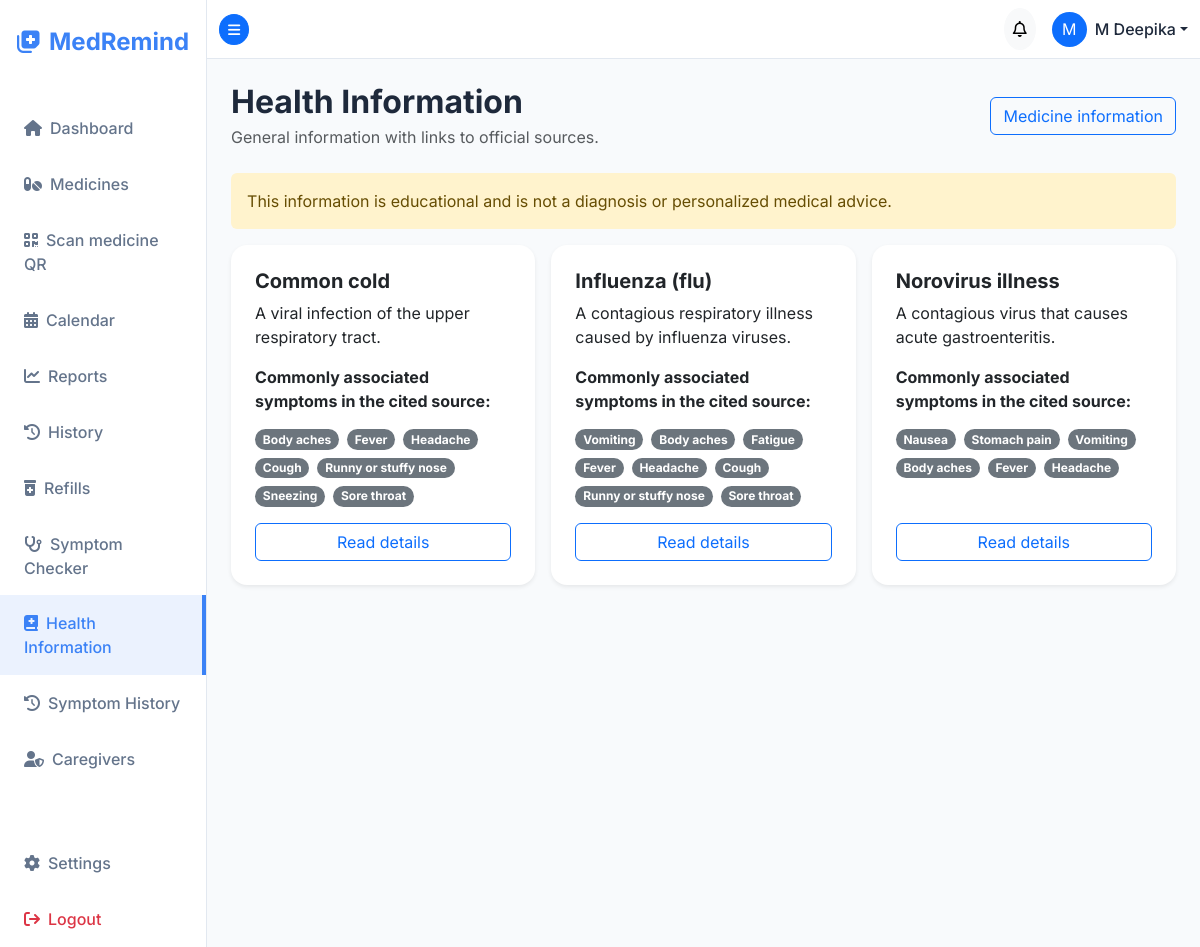
The page /symptoms/health-information/ (signed in) on the database its author committed.
### accounts/models.py (models this page shows, shortened)
class User(AbstractUser):
    username = models.CharField(
        max_length=150,
        unique=True,
        help_text="Required. 150 characters or fewer. Letters, digits, spaces and @/./+/-/_ only.",
        validators=[SpaceAllowedUsernameValidator()],
        error_messages={
            "unique": "A user with that username already exists.",
        },
    )
    phone_number = models.CharField(max_length=20, blank=True, null=True)
    profile_picture = models.ImageField(upload_to='profiles/', blank=True, null=True)
    dark_mode = models.BooleanField(default=False)
    language = models.CharField(max_length=10, default='en')
    time_format = models.CharField(max_length=10, default='12h', choices=[('12h', '12 Hour'), ('24h', '24 Hour')])
    sound_enabled = models.BooleanField(default=True)
    desktop_notifications_enabled = models.BooleanField(default=True)
    email_notifications_enabled = models.BooleanField(default=True)
    sms_notifications_enabled = models.BooleanField(default=False)
    sms_phone_number = models.CharField(max_length=20, blank=True, null=True)

### symptoms/models.py (models this page shows, shortened)
class DiseaseInformation(models.Model):
    name = models.CharField(max_length=150, unique=True)
    description = models.TextField()
    general_information = models.TextField()
    medical_care_guidance = models.TextField()
    symptoms = models.ManyToManyField(
        Symptom,
        through='DiseaseSymptom',
        related_name='disease_information',
    )
    source_name = models.CharField(max_length=150)
    source_url = models.URLField()
    is_active = models.BooleanField(default=True)
    class Meta:
        ordering = ['name']

class Symptom(models.Model):
    name = models.CharField(max_length=100, unique=True)
    description = models.CharField(max_length=255, blank=True)
    category = models.CharField(max_length=50)
    is_active = models.BooleanField(default=True)
    class Meta:
        ordering = ['category', 'name']

### symptoms/views.py (the view)
# urls.py: path('health-information/', views.disease_list, name='disease_list'),
@login_required
def disease_list(request):
    diseases = DiseaseInformation.objects.filter(is_active=True).prefetch_related('symptoms')
    return render(request, 'symptoms/disease_list.html', {'diseases': diseases})

### templates/symptoms/disease_list.html (shortened to what this page needs)
{% extends "base.html" %}
{% block content %}
<div class="d-flex flex-wrap justify-content-between align-items-center gap-3 mb-4">
    <div>
        <h2 class="fw-bold mb-1">Health Information</h2>
        <p class="text-muted mb-0">General information with links to official sources.</p>
    </div>
    <a href="{% url 'symptoms:medicine_information' %}" class="btn btn-outline-primary">Medicine information</a>
</div>
<div class="alert alert-warning border-0" role="note">
    This information is educational and is not a diagnosis or personalized medical advice.
</div>
<div class="row g-3">
    {% for disease in diseases %}
    <div class="col-md-6 col-xl-4">
        <div class="card border-0 p-4 shadow-sm h-100">
            <h3 class="h5 fw-bold">{{ disease.name }}</h3>
            <p>{{ disease.description }}</p>
            <p><strong>Commonly associated symptoms in the cited source:</strong></p>
            <div class="d-flex flex-wrap gap-2 mb-3">
                {% for symptom in disease.symptoms.all %}
                <span class="badge rounded-pill bg-secondary">{{ symptom.name }}</span>
                {% endfor %}
            </div>
            <a href="{% url 'symptoms:disease_detail' disease.pk %}" class="btn btn-outline-primary mt-auto">Read details</a>
        </div>
    </div>
    {% empty %}
    <div class="col-12"><div class="alert alert-info">No health information is available.</div></div>
    {% endfor %}
</div>
{% endblock %}

### templates/base.html (shortened to what this page needs)
<!DOCTYPE html>
{% load static %}
<html lang="en">
<head>
    <link href="https://cdn.jsdelivr.net/npm/bootstrap@5.3.2/dist/css/bootstrap.min.css" rel="stylesheet">
    <link rel="stylesheet" href="https://cdnjs.cloudflare.com/ajax/libs/font-awesome/6.4.2/css/all.min.css">
    <link rel="stylesheet" href="{% static 'css/styles.css' %}">
</head>
<body class="{% if user.is_authenticated and user.dark_mode %}dark-mode{% endif %}">
    {% if user.is_authenticated %}
    <div class="d-flex" id="wrapper">
        <div class="sidebar" id="sidebar-wrapper">
            <div class="sidebar-heading text-center py-4 fs-4 fw-bold text-primary">
                <i class="fa-solid fa-notes-medical me-2"></i>MedRemind
            </div>
            <div class="list-group list-group-flush mt-3">
                <a href="{% url 'dashboard' %}" class="list-group-item list-group-item-action bg-transparent {% if request.resolver_match.url_name == 'dashboard' %}active{% endif %}">
                    <i class="fa-solid fa-house me-2"></i>Dashboard
                </a>
                <a href="{% url 'medicine_list' %}" class="list-group-item list-group-item-action bg-transparent {% if 'medicine' in request.resolver_match.url_name %}active{% endif %}">
                    <i class="fa-solid fa-pills me-2"></i>Medicines
                </a>
                <a href="{% url 'medicine_qr_scanner' %}" class="list-group-item list-group-item-action bg-transparent {% if request.resolver_match.url_name == 'medicine_qr_scanner' %}active{% endif %}">
                    <i class="fa-solid fa-qrcode me-2"></i>Scan medicine QR
                </a>
                <a href="{% url 'calendar' %}" class="list-group-item list-group-item-action bg-transparent {% if request.resolver_match.url_name == 'calendar' %}active{% endif %}">
                    <i class="fa-solid fa-calendar-days me-2"></i>Calendar
                </a>
                <a href="{% url 'reports' %}" class="list-group-item list-group-item-action bg-transparent {% if request.resolver_match.url_name == 'reports' %}active{% endif %}">
                    <i class="fa-solid fa-chart-line me-2"></i>Reports
                </a>
                <a href="{% url 'medicine_history' %}" class="list-group-item list-group-item-action bg-transparent {% if request.resolver_match.url_name == 'medicine_history' %}active{% endif %}">
                    <i class="fa-solid fa-clock-rotate-left me-2"></i>History
                </a>
                <a href="{% url 'refill_tracking' %}" class="list-group-item list-group-item-action bg-transparent {% if request.resolver_match.url_name == 'refill_tracking' %}active{% endif %}">
                    <i class="fa-solid fa-prescription-bottle-medical me-2"></i>Refills
                </a>
                <a href="{% url 'symptoms:checker' %}" class="list-group-item list-group-item-action bg-transparent {% if request.resolver_match.namespace == 'symptoms' and request.resolver_match.url_name == 'checker' %}active{% endif %}">
                    <i class="fa-solid fa-stethoscope me-2"></i>Symptom Checker
                </a>
                <a href="{% url 'symptoms:disease_list' %}" class="list-group-item list-group-item-action bg-transparent {% if request.resolver_match.namespace == 'symptoms' and request.resolver_match.url_name == 'disease_list' or request.resolver_match.url_name == 'disease_detail' or request.resolver_match.url_name == 'medicine_information' %}active{% endif %}">
                    <i class="fa-solid fa-book-medical me-2"></i>Health Information
                </a>
                <a href="{% url 'symptoms:assessment_history' %}" class="list-group-item list-group-item-action bg-transparent ">
                    <i class="fa-solid fa-clock-rotate-left me-2"></i>Symptom History
                </a>
                <a href="{% url 'caregiver_access' %}" class="list-group-item list-group-item-action bg-transparent {% if request.resolver_match.url_name == 'caregiver_access' %}active{% endif %}">
                    <i class="fa-solid fa-user-shield me-2"></i>Caregivers
                </a>
                <a href="{% url 'settings' %}" class="list-group-item list-group-item-action bg-transparent mt-5 {% if request.resolver_match.url_name == 'settings' %}active{% endif %}">
                    <i class="fa-solid fa-gear me-2"></i>Settings
                </a>
                <form action="{% url 'logout' %}" method="post" class="d-inline w-100">
                    <button type="submit" class="list-group-item list-group-item-action bg-transparent text-danger border-0 w-100 text-start">
                        <i class="fa-solid fa-arrow-right-from-bracket me-2"></i>Logout
                    </button>
                </form>
            </div>
        </div>
        <div id="page-content-wrapper">
            <nav class="navbar navbar-expand-lg topbar border-bottom">
                <div class="container-fluid">
                    <button class="btn btn-primary btn-sm rounded-circle" id="menu-toggle">
                        <i class="fa-solid fa-bars"></i>
                    </button>
                    <div class="ms-auto d-flex align-items-center">
                        <div class="dropdown me-3">
                            <button class="btn btn-light position-relative rounded-circle p-2 notification-btn" type="button" data-bs-toggle="dropdown">
                                <i class="fa-regular fa-bell"></i>
                            </button>
                        </div>
                        <div class="dropdown">
                            <a class="d-flex align-items-center text-decoration-none dropdown-toggle text-dark" href="#" role="button" data-bs-toggle="dropdown">
                                {% if user.profile_picture %}
                                    <img src="{{ user.profile_picture.url }}" class="rounded-circle me-2" width="35" height="35" style="object-fit: cover;">
                                {% else %}
                                    <div class="bg-primary text-white rounded-circle d-flex justify-content-center align-items-center me-2" style="width: 35px; height: 35px;">
                                        {{ user.username|make_list|first|upper }}
                                    </div>
                                {% endif %}
                                <span class="fw-medium">{{ user.username }}</span>
                            </a>
                        </div>
                    </div>
                </div>
            </nav>
            <div class="container-fluid p-4 main-content">
                {% block content %}{% endblock %}
            </div>
        </div>
    </div>
    {% else %}
        {% block auth_content %}{% endblock %}
    {% endif %}
</body>
</html>

### static/css/styles.css (style rules this page uses)
:root { --primary-color: #3b82f6; --primary-hover: #2563eb; --secondary-color: #10b981; --bg-color: #f8fafc; --sidebar-bg: #ffffff; --text-main: #1e293b; --text-muted: #64748b; --card-bg: #ffffff; --border-color: #e2e8f0; }
body { font-family: 'Inter', sans-serif; background-color: var(--bg-color); color: var(--text-main); overflow-x: hidden; transition: background-color 0.3s ease, color 0.3s ease; }
h1, h2, h3, h4, h5, h6 { font-weight: 600; color: var(--text-main); }
#wrapper { display: flex; width: 100%; align-items: stretch; }
#sidebar-wrapper { min-height: 100vh; width: 250px; background-color: var(--sidebar-bg); border-right: 1px solid var(--border-color); transition: margin 0.25s ease-out; }
.sidebar-heading { color: var(--primary-color) !important; }
.list-group-item { border: none; padding: 1rem 1.5rem; color: var(--text-muted); font-weight: 500; transition: all 0.2s; }
.list-group-item:hover, .list-group-item.active { background-color: rgba(59, 130, 246, 0.1) !important; color: var(--primary-color); border-right: 4px solid var(--primary-color); }
#page-content-wrapper { min-width: 100vw; width: 100%; }
.topbar { background-color: var(--sidebar-bg); border-color: var(--border-color) !important; }
.dropdown-toggle.text-dark { color: var(--text-main) !important; }
.card { background-color: var(--card-bg); border: 1px solid var(--border-color); border-radius: 16px; box-shadow: 0 4px 6px -1px rgba(0, 0, 0, 0.05), 0 2px 4px -1px rgba(0, 0, 0, 0.03); transition: transform 0.2s, box-shadow 0.2s; }
@media (min-width: 768px) { #page-content-wrapper { min-width: 0; width: 100%; } }

### rows shown on the page
User: username|make_list "M", username "M Deepika"
DiseaseInformation: name "Common cold", description "A viral infection of the upper respiratory tract."
Symptom: name "Body aches"
Symptom: name "Fever"
Symptom: name "Headache"
Symptom: name "Cough"
Symptom: name "Runny or stuffy nose"
Symptom: name "Sneezing"
Symptom: name "Sore throat"
DiseaseInformation: name "Influenza (flu)", description "A contagious respiratory illness caused by influenza viruses."
Symptom: name "Vomiting"
Symptom: name "Fatigue"
DiseaseInformation: name "Norovirus illness", description "A contagious virus that causes acute gastroenteritis."
Symptom: name "Nausea"
Symptom: name "Stomach pain"
